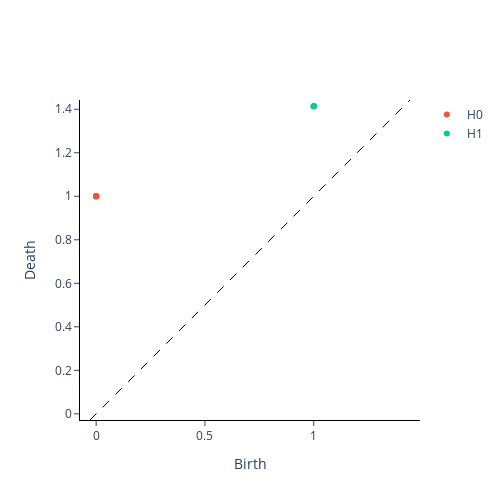
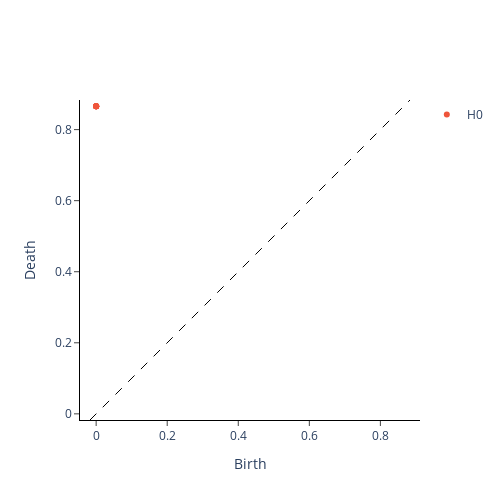
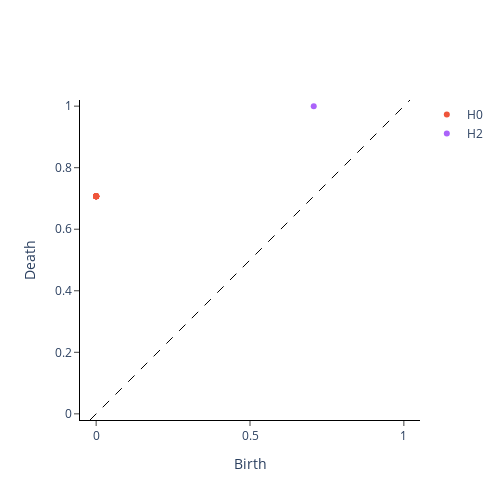
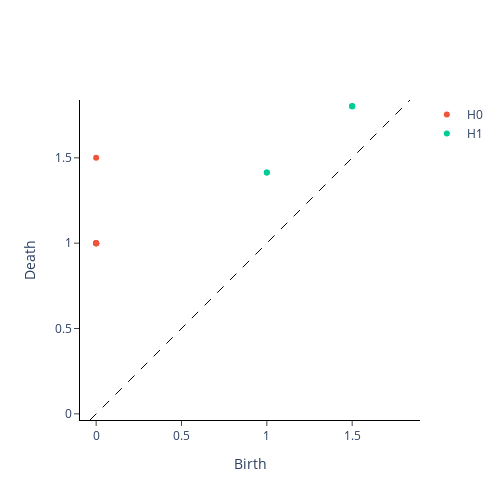

The cell these charts' notebook holds for them, in order:
### Code cell
for structure in [simple_cubic, body_centered_cubic, face_centered_cubic, simple_tetragonal, body_centered_tetragonal, simple_orthorhombic, body_centered_orothorhombic, base_centered_orthorhombic, face_centered_orthorhombic, simple_monoclinic, base_centered_monoclinic, triclinic, hexagonal, rhombohedral]:
    coords, diagrams_basic = persistence_diagrams(structure)
    figure = plot_diagram(diagrams_basic[0])
    figure.show()

### Figure 1 — Plotly figure (JSON) as saved in the notebook; plotly's stock layout.template omitted (floating-point values rounded to 4 significant figures)
{"data": [{"hoverinfo": "none", "line": {"color": "black", "dash": "dash", "width": 1}, "mode": "lines", "showlegend": false, "type": "scatter", "x": [-0.02828, 1.442], "y": [-0.02828, 1.442]}, {"hoverinfo": "text", "hovertext": ["(0.0, 1.0), multiplicity: 7", "(0.0, 1.0), multiplicity: 7", "(0.0, 1.0), multiplicity: 7", "(0.0, 1.0), multiplicity: 7", "(0.0, 1.0), multiplicity: 7", "(0.0, 1.0), multiplicity: 7", "(0.0, 1.0), multiplicity: 7"], "mode": "markers+text", "name": "H0", "textposition": "top center", "type": "scatter", "x": [0, 0, 0, 0, 0, 0, 0], "y": [1, 1, 1, 1, 1, 1, 1]}, {"hoverinfo": "text", "hovertext": ["(1.0, 1.4142135381698608), multiplicity: 5", "(1.0, 1.4142135381698608), multiplicity: 5", "(1.0, 1.4142135381698608), multiplicity: 5", "(1.0, 1.4142135381698608), multiplicity: 5", "(1.0, 1.4142135381698608), multiplicity: 5"], "mode": "markers+text", "name": "H1", "textposition": "top center", "type": "scatter", "x": [1, 1, 1, 1, 1], "y": [1.414, 1.414, 1.414, 1.414, 1.414]}, {"hoverinfo": "text", "hovertext": [], "mode": "markers+text", "name": "H2", "textposition": "top center", "type": "scatter", "x": [], "y": []}], "layout": {"height": 500, "plot_bgcolor": "white", "width": 500, "xaxis": {"autorange": false, "exponentformat": "e", "linecolor": "black", "linewidth": 1, "mirror": false, "range": [-0.02828, 1.442], "showexponent": "all", "showline": true, "side": "bottom", "ticks": "outside", "title": {"text": "Birth"}, "type": "linear", "zeroline": true}, "yaxis": {"autorange": false, "exponentformat": "e", "linecolor": "black", "linewidth": 1, "mirror": false, "range": [-0.02828, 1.442], "scaleanchor": "x", "scaleratio": 1, "showexponent": "all", "showline": true, "side": "left", "ticks": "outside", "title": {"text": "Death"}, "type": "linear", "zeroline": true}}}

### Figure 2 — Plotly figure (JSON) as saved in the notebook; plotly's stock layout.template omitted (floating-point values rounded to 4 significant figures)
{"data": [{"hoverinfo": "none", "line": {"color": "black", "dash": "dash", "width": 1}, "mode": "lines", "showlegend": false, "type": "scatter", "x": [-0.01732, 0.8833], "y": [-0.01732, 0.8833]}, {"hoverinfo": "text", "hovertext": ["(0.0, 0.8660253882408142), multiplicity: 8", "(0.0, 0.8660253882408142), multiplicity: 8", "(0.0, 0.8660253882408142), multiplicity: 8", "(0.0, 0.8660253882408142), multiplicity: 8", "(0.0, 0.8660253882408142), multiplicity: 8", "(0.0, 0.8660253882408142), multiplicity: 8", "(0.0, 0.8660253882408142), multiplicity: 8", "(0.0, 0.8660253882408142), multiplicity: 8"], "mode": "markers+text", "name": "H0", "textposition": "top center", "type": "scatter", "x": [0, 0, 0, 0, 0, 0, 0, 0], "y": [0.866, 0.866, 0.866, 0.866, 0.866, 0.866, 0.866, 0.866]}, {"hoverinfo": "text", "hovertext": [], "mode": "markers+text", "name": "H1", "textposition": "top center", "type": "scatter", "x": [], "y": []}, {"hoverinfo": "text", "hovertext": [], "mode": "markers+text", "name": "H2", "textposition": "top center", "type": "scatter", "x": [], "y": []}], "layout": {"height": 500, "plot_bgcolor": "white", "width": 500, "xaxis": {"autorange": false, "exponentformat": "e", "linecolor": "black", "linewidth": 1, "mirror": false, "range": [-0.01732, 0.8833], "showexponent": "all", "showline": true, "side": "bottom", "ticks": "outside", "title": {"text": "Birth"}, "type": "linear", "zeroline": true}, "yaxis": {"autorange": false, "exponentformat": "e", "linecolor": "black", "linewidth": 1, "mirror": false, "range": [-0.01732, 0.8833], "scaleanchor": "x", "scaleratio": 1, "showexponent": "all", "showline": true, "side": "left", "ticks": "outside", "title": {"text": "Death"}, "type": "linear", "zeroline": true}}}

### Figure 3 — Plotly figure (JSON) as saved in the notebook; plotly's stock layout.template omitted (floating-point values rounded to 4 significant figures)
{"data": [{"hoverinfo": "none", "line": {"color": "black", "dash": "dash", "width": 1}, "mode": "lines", "showlegend": false, "type": "scatter", "x": [-0.02, 1.02], "y": [-0.02, 1.02]}, {"hoverinfo": "text", "hovertext": ["(0.0, 0.7071067690849304), multiplicity: 13", "(0.0, 0.7071067690849304), multiplicity: 13", "(0.0, 0.7071067690849304), multiplicity: 13", "(0.0, 0.7071067690849304), multiplicity: 13", "(0.0, 0.7071067690849304), multiplicity: 13", "(0.0, 0.7071067690849304), multiplicity: 13", "(0.0, 0.7071067690849304), multiplicity: 13", "(0.0, 0.7071067690849304), multiplicity: 13", "(0.0, 0.7071067690849304), multiplicity: 13", "(0.0, 0.7071067690849304), multiplicity: 13", "(0.0, 0.7071067690849304), multiplicity: 13", "(0.0, 0.7071067690849304), multiplicity: 13", "(0.0, 0.7071067690849304), multiplicity: 13"], "mode": "markers+text", "name": "H0", "textposition": "top center", "type": "scatter", "x": [0, 0, 0, 0, 0, 0, 0, 0, 0, 0, 0, 0, 0], "y": [0.7071, 0.7071, 0.7071, 0.7071, 0.7071, 0.7071, 0.7071, 0.7071, 0.7071, 0.7071, 0.7071, 0.7071, 0.7071]}, {"hoverinfo": "text", "hovertext": [], "mode": "markers+text", "name": "H1", "textposition": "top center", "type": "scatter", "x": [], "y": []}, {"hoverinfo": "text", "hovertext": ["(0.7071067690849304, 1.0)"], "mode": "markers+text", "name": "H2", "textposition": "top center", "type": "scatter", "x": [0.7071], "y": [1]}], "layout": {"height": 500, "plot_bgcolor": "white", "width": 500, "xaxis": {"autorange": false, "exponentformat": "e", "linecolor": "black", "linewidth": 1, "mirror": false, "range": [-0.02, 1.02], "showexponent": "all", "showline": true, "side": "bottom", "ticks": "outside", "title": {"text": "Birth"}, "type": "linear", "zeroline": true}, "yaxis": {"autorange": false, "exponentformat": "e", "linecolor": "black", "linewidth": 1, "mirror": false, "range": [-0.02, 1.02], "scaleanchor": "x", "scaleratio": 1, "showexponent": "all", "showline": true, "side": "left", "ticks": "outside", "title": {"text": "Death"}, "type": "linear", "zeroline": true}}}

### Figure 4 — Plotly figure (JSON) as saved in the notebook; plotly's stock layout.template omitted (floating-point values rounded to 4 significant figures)
{"data": [{"hoverinfo": "none", "line": {"color": "black", "dash": "dash", "width": 1}, "mode": "lines", "showlegend": false, "type": "scatter", "x": [-0.03606, 1.839], "y": [-0.03606, 1.839]}, {"hoverinfo": "text", "hovertext": ["(0.0, 1.0), multiplicity: 6", "(0.0, 1.0), multiplicity: 6", "(0.0, 1.0), multiplicity: 6", "(0.0, 1.0), multiplicity: 6", "(0.0, 1.0), multiplicity: 6", "(0.0, 1.0), multiplicity: 6", "(0.0, 1.5)"], "mode": "markers+text", "name": "H0", "textposition": "top center", "type": "scatter", "x": [0, 0, 0, 0, 0, 0, 0], "y": [1, 1, 1, 1, 1, 1, 1.5]}, {"hoverinfo": "text", "hovertext": ["(1.5, 1.8027756214141846), multiplicity: 3", "(1.5, 1.8027756214141846), multiplicity: 3", "(1.5, 1.8027756214141846), multiplicity: 3", "(1.0, 1.4142135381698608), multiplicity: 2", "(1.0, 1.4142135381698608), multiplicity: 2"], "mode": "markers+text", "name": "H1", "textposition": "top center", "type": "scatter", "x": [1.5, 1.5, 1.5, 1, 1], "y": [1.803, 1.803, 1.803, 1.414, 1.414]}, {"hoverinfo": "text", "hovertext": [], "mode": "markers+text", "name": "H2", "textposition": "top center", "type": "scatter", "x": [], "y": []}], "layout": {"height": 500, "plot_bgcolor": "white", "width": 500, "xaxis": {"autorange": false, "exponentformat": "e", "linecolor": "black", "linewidth": 1, "mirror": false, "range": [-0.03606, 1.839], "showexponent": "all", "showline": true, "side": "bottom", "ticks": "outside", "title": {"text": "Birth"}, "type": "linear", "zeroline": true}, "yaxis": {"autorange": false, "exponentformat": "e", "linecolor": "black", "linewidth": 1, "mirror": false, "range": [-0.03606, 1.839], "scaleanchor": "x", "scaleratio": 1, "showexponent": "all", "showline": true, "side": "left", "ticks": "outside", "title": {"text": "Death"}, "type": "linear", "zeroline": true}}}
